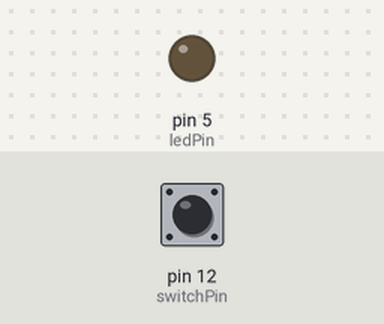
This sketch was run on a simulated Arduino Uno, built with avr-gcc and run on an emulated ATmega328P. Shown: output pins drawn as LEDs (lit = HIGH). The inputs (shaded band) are chosen by the test bench; at power-on: pin 12 (switchPin) LOW.

Above: at 1.2 s.
1.3 s: pin 12 (switchPin) pulled HIGH for 1 s
At 2.5 s:
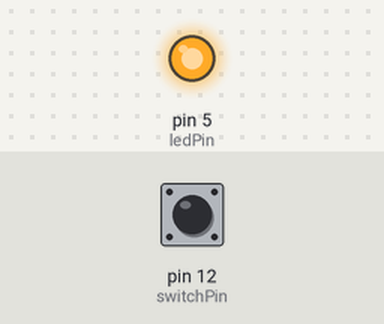
Timing chart, 0 to 10.3 s (numbered marks = the images above; inputs shaded):
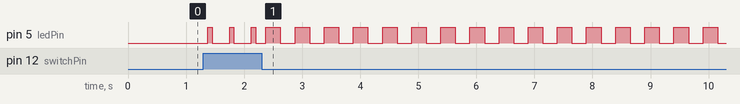

The sketch:

buttontest.ino
```cpp
/*
Five State Switch --  By: Philip Gonzalez
*/
int switchPin = 12;
int ledPin =  5;
int ledState = LOW;
int ledDelay = 0;
unsigned long previousMillis = 0;
int switchState = 0;  // tracks button presses
boolean buttonState = LOW; // tracks button state with a debouncer


void setup()
{
  pinMode(ledPin, OUTPUT);
  pinMode(switchPin, INPUT);
}

void loop()
{
  unsigned long currentMillis = millis();
  if(currentMillis - previousMillis > ledDelay)  // blink without delay function
  {
    previousMillis = currentMillis;
    if (ledState == LOW)
    {
    ledState = HIGH;
    }
    else
    {
    ledState = LOW;
    }
  }
  if (digitalRead(switchPin) == HIGH) // debouncer
  {
    delay(75);
    buttonState = digitalRead(switchPin);
  }
  if (buttonState == HIGH && switchState == 0) // if the button is pressed change the switch to the first sate
  {
    switchState = 1;
    buttonState = LOW;
  }
  if (buttonState == HIGH && switchState == 1) // if the button is pressed again change the switch to the second sate
  {
   switchState = 2;
   buttonState = LOW;
  }
  if (buttonState == HIGH && switchState == 2) // if the button is pressed again change the switch to the third sate
  {
   switchState = 3;
   buttonState = LOW;
  }
  if (buttonState == HIGH && switchState == 3) // if the button is pressed again change the switch to the fourth sate
  {
   switchState = 4;
   buttonState = LOW;
  }
  if (buttonState == HIGH && switchState == 4) // if the button is pressed a last time bring the switch to the null state
  {
   switchState = 0;
   buttonState = LOW;
  }
  if (switchState == 0)  // if the switch is in the null state, the LED is off
  {
    digitalWrite(ledPin, LOW);
  }
  if (switchState == 1)  // if the switch is in the first state, the LED is on
  {
    digitalWrite(ledPin, HIGH);
  }
  if (switchState == 2)  // if the switch is in the second state, the LED blinks every half second
  {
    ledDelay = 500;
    digitalWrite(ledPin, ledState);
  }
  if (switchState == 3)  // if the switch is in the third state, the LED blinks every quarter second
  {
    ledDelay = 250;
    digitalWrite(ledPin, ledState);
  }
  if (switchState == 4)  // if the switch is in the second state, the LED blinks every eighth of a second
  {
    ledDelay = 125;
    digitalWrite(ledPin, ledState);
  }
}
```
